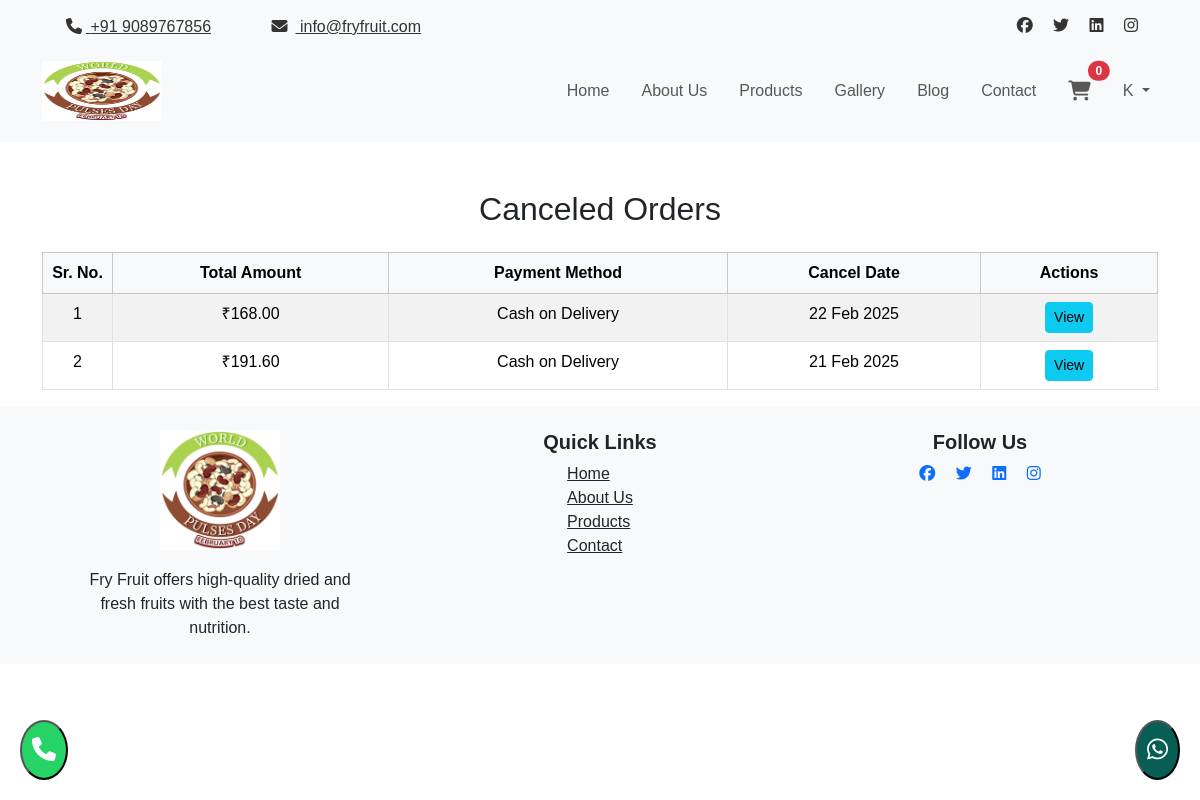
Screenshot of /canceled-orders/ (signed in) with the database file from the repository.
### shop/models.py (models this page shows, shortened)
class Order(models.Model):
    STATUS_CHOICES = [
        ('Pending', 'Pending'),
        ('Completed', 'Completed'),
        ('Canceled', 'Canceled'),
    ]
    user = models.ForeignKey(User, on_delete=models.CASCADE)
    total_amount = models.DecimalField(max_digits=10, decimal_places=2)
    payment_status = models.BooleanField(default=False)
    payment_method = models.CharField(max_length=50,
                                      choices=[('COD', 'Cash on Delivery'), ('Online', 'Online Payment')])
    status = models.CharField(max_length=10, choices=STATUS_CHOICES, default='Pending')
    created_at = models.DateTimeField(auto_now_add=True)
    order_date = models.DateField(default=date.today)  # Add this field to track order date

### shop/views.py (the view)
# urls.py: path('canceled-orders/', canceled_orders, name='canceled_orders'),
@login_required
def canceled_orders(request):
    canceled_orders = Order.objects.filter(
        user=request.user,
        status='Canceled'
    ).order_by('-created_at')
    return render(request, 'shop/user/canceled_orders.html', {'canceled_orders': canceled_orders})

### shop/context_processors.py (called while the page is built)
def cart_count(request):
    if request.user.is_authenticated:
        cart_items_count = sum(item.quantity for item in CartItem.objects.filter(user=request.user))
    else:
        cart_items_count = 0
    return {'cart_items_count': cart_items_count}

### shop/templates/shop/user/canceled_orders.html (shortened to what this page needs)
{% extends 'base.html' %}
{% block content %}
<div class="container mt-5">
    <h2 class="mb-4 text-center">Canceled Orders</h2>
    {% if canceled_orders %}
        <table class="table table-striped table-bordered text-center">
            <thead class="table-light text-white ">
                <tr>
                    <th style="width: 70px;">Sr. No.</th>
                    <th>Total Amount</th>
                    <th>Payment Method</th>
                    <th>Cancel Date</th>
                    <th>Actions</th>
                </tr>
            </thead>
            <tbody>
                {% for order in canceled_orders %}
                <tr>
                    <td>{{ forloop.counter }}</td>
                    <td>₹{{ order.total_amount }}</td>
                    <td>{{ order.payment_method }}</td>
                    <td>{{ order.created_at|date:"d M Y" }}</td>
                    <td>
                        <a href="{% url 'cancel_view' order.id %}" class="btn btn-info btn-sm">View</a>
                    </td>
                </tr>
                {% endfor %}
            </tbody>
        </table>
    {% else %}
        <p>No canceled orders found.</p>
    {% endif %}
</div>
{% endblock %}

### shop/templates/base.html (shortened to what this page needs)
<!DOCTYPE html>
{% load static %}
<html lang="en">
<head>
    <link href="https://cdn.jsdelivr.net/npm/bootstrap@5.3.2/dist/css/bootstrap.min.css" rel="stylesheet">
    <link rel="stylesheet" href="https://cdnjs.cloudflare.com/ajax/libs/font-awesome/6.5.1/css/all.min.css">
    <link rel="stylesheet" href="https://cdnjs.cloudflare.com/ajax/libs/aos/2.3.4/aos.css">
    <link rel="stylesheet" href="{% static 'css/style.css' %}">
</head>
<body>
<div class="topbar" id="topbar">
    <div class="container d-flex justify-content-between">
        <div class="contact-info text-dark ">
            <a href="tel:+91 9089767856" class="me-5 "><i class="fas fa-phone m-1"></i> +91 9089767856</a>
            <a href="mailto:info@fryfruit.com"><i class="fas fa-envelope m-2"></i> info@fryfruit.com</a>
        </div>
        <div class="social-media">
            <a href="#" class="facebook me-3"><i class="fab fa-facebook"></i></a>
            <a href="#" class="twitter me-3"><i class="fab fa-twitter"></i></a>
            <a href="#" class="linkedin me-3"><i class="fab fa-linkedin"></i></a>
            <a href="#" class="instagram"><i class="fab fa-instagram"></i></a>
        </div>
    </div>
</div>
<nav class="navbar navbar-expand-lg navbar-light bg-light py-3">
    <div class="container">
        <a class="navbar-brand" href="{% url 'home' %}">
            <img src="{% static 'images/frylogo.ico' %}" alt="Fry Fruit Logo" style="width: 120px; max-height: 60px;">
        </a>
        <div class="collapse navbar-collapse" id="navbarNav">
            <ul class="navbar-nav ms-auto gap-3">
                <li class="nav-item"><a class="nav-link" href="{% url 'home' %}">Home</a></li>
                <li class="nav-item"><a class="nav-link" href="{% url 'about' %}">About Us</a></li>
                <li class="nav-item"><a class="nav-link" href="{% url 'products' %}">Products</a></li>
                <li class="nav-item"><a class="nav-link" href="{% url 'gallery' %}">Gallery</a></li>
                <li class="nav-item"><a class="nav-link" href="{% url 'blog' %}">Blog</a></li>
                <li class="nav-item"><a class="nav-link" href="{% url 'contact' %}">Contact</a></li>
                <li class="nav-item">
                    <a class="nav-link position-relative" href="{% url 'cart' %}">
                        <i class="fas fa-shopping-cart fa-lg"></i>
                        <span class="position-absolute top-0 start-100 translate-middle badge rounded-pill bg-danger">
                            {{ cart_items_count|default:0 }}
                        </span>
                    </a>
                </li>
                {% if user.is_authenticated %}
                <li class="nav-item dropdown">
                    <a class="nav-link dropdown-toggle" href="#" id="userDropdown" role="button"
                       data-bs-toggle="dropdown">
                        <span class="user-initial">{{ user.username|slice:":1" }}</span>
                    </a>
                </li>
                {% else %}
                <li class="nav-item"><a class="nav-link" href="{% url 'login' %}"><i class="fas fa-sign-in-alt"></i>
                    Login</a></li>
                {% endif %}
            </ul>
        </div>
    </div>
</nav>
<div class="mt-2">
    {% block content %}{% endblock %}
</div>
<footer class="bg-light text-dark py-4">
    <div class="container">
        <div class="row d-flex justify-content-between align-items-start text-center text-md-left">
            <div class="col-md-4 d-flex flex-column text-center">
                <img src="{% static 'images/frylogo.ico' %}" alt="Fry Fruit Logo" class="mx-auto"
                     style="width: 120px; margin-bottom: 10px;">
                <p class="mt-2" style="max-width: 300px; margin: 0 auto;">Fry Fruit offers high-quality dried and fresh
                    fruits with the best taste and nutrition.</p>
            </div>
            <div class="col-md-4 d-flex flex-column align-items-center align-items-md-center">
                <h5 class="fw-bold">Quick Links</h5>
                <ul class="list-unstyled text-start">
                    <li><a href="{% url 'home' %}" class="text-dark">Home</a></li>
                    <li><a href="{% url 'about' %}" class="text-dark">About Us</a></li>
                    <li><a href="{% url 'products' %}" class="text-dark">Products</a></li>
                    <li><a href="{% url 'contact' %}" class="text-dark">Contact</a></li>
                </ul>
            </div>
            <div class="col-md-4 d-flex flex-column align-items-center">
                <h5 class="fw-bold">Follow Us</h5>
                <div class="social-media">
                    <a href="#" class="facebook me-3"><i class="fab fa-facebook"></i></a>
                    <a href="#" class="twitter me-3"><i class="fab fa-twitter"></i></a>
                    <a href="#" class="linkedin me-3"><i class="fab fa-linkedin"></i></a>
                    <a href="#" class="instagram"><i class="fab fa-instagram"></i></a>
                </div>
            </div>
        </div>
    </div>
</footer>
<a href="tel:+919089767856">
    <button class="floating-btn phone">
        <i class="fas fa-phone"></i>
    </button>
</a>
<a href="https://wa.me/919089767856">
    <button class="floating-btn whatsapp">
        <i class="fab fa-whatsapp"></i>
    </button>
</a>
</body>
</html>

### shop/static/css/style.css (style rules this page uses)
body { font-family: sans-serif; }
.navbar-brand img { max-height: 50px; }

### shop/templates/base.html (style rules this page uses)
.floating-btn { position: fixed; bottom: 20px; z-index: 9999; font-size: 24px; padding: 10px; border-radius: 50%; background-color: #25D366; color: white; }
.floating-btn.phone { left: 20px; }
.floating-btn.whatsapp { right: 20px; background-color: #075e54; }
.topbar { background-color: #f8f9fa; padding: 5px 0; position: fixed; top: 0; left: 0; right: 0; z-index: 999; width: 100%; transition: top 0.3s; margin-bottom: 0; }
.topbar .contact-info a { margin-right: 100px; }
.topbar .social-media a { margin-right: 20px; }
.topbar .contact-info a, .topbar .social-media a { color: #333 !important; }
.topbar { padding: 10px 0; }
.topbar .container { display: flex; justify-content: space-between; align-items: center; }
.topbar .contact-info { margin-left: 20px; }
.topbar .social-media { margin-left: 20px; }
body { padding-top: 40px; }
.topbar + nav { margin-top: 0; }
.topbar { z-index: 999; }

### rows the page displays
Order: total_amount "168.00", payment_method "Cash on Delivery", created_at "22 Feb 2025"
Order: total_amount "191.60", payment_method "Cash on Delivery", created_at "21 Feb 2025"

### other values shown
{{ cart_items_count|default:0 }} "0"
{{ user.username|slice:":1" }} "K"
